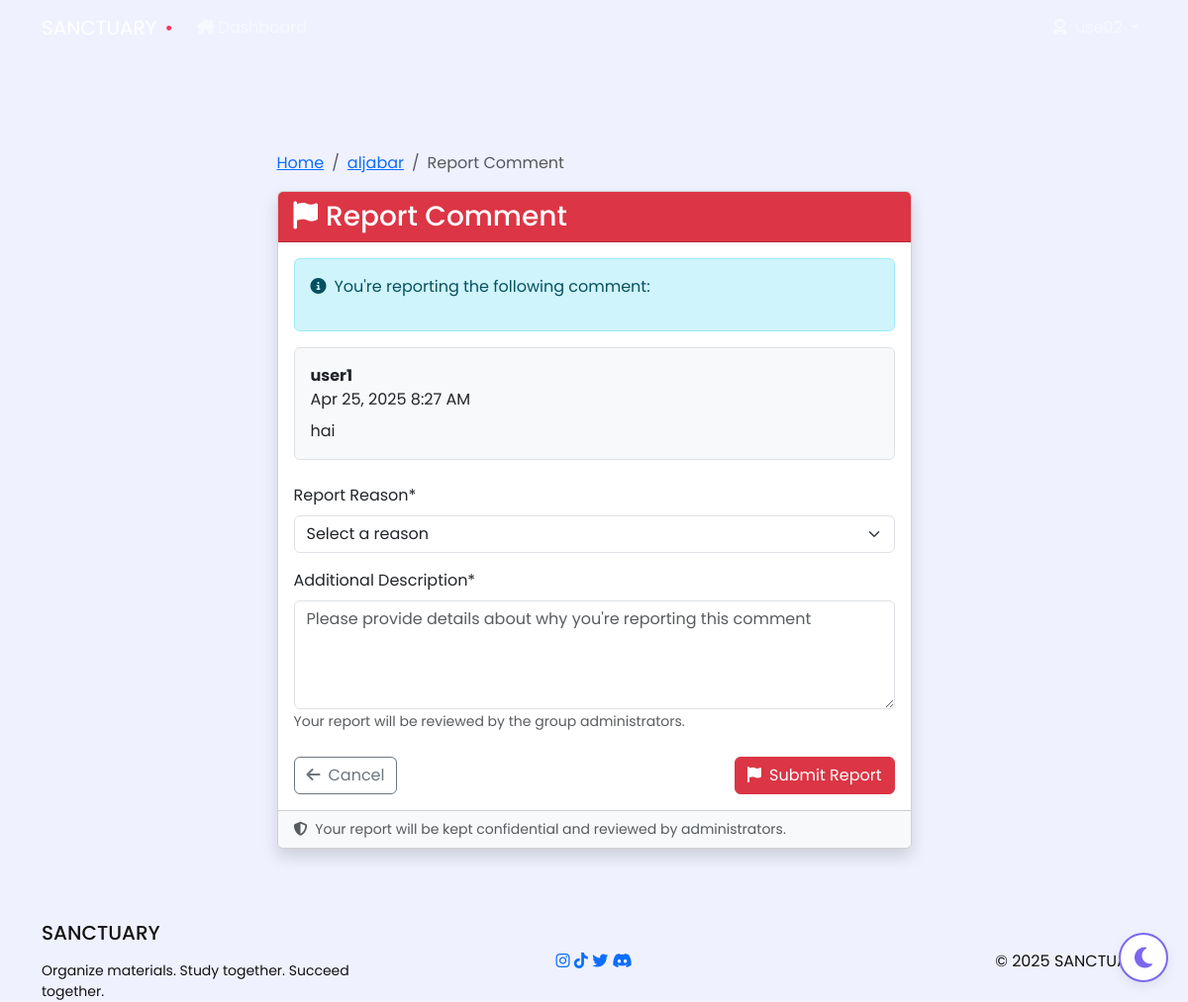
/comment/2/report/ (signed in), run on the app's committed database.
### core/models.py (models this page shows, shortened)
class FileInteraction(models.Model):
    INTERACTION_CHOICES = (
        ('view', 'View'),
        ('download', 'Download'),
        ('comment', 'Comment'),
    )
    user = models.ForeignKey(User, on_delete=models.CASCADE, related_name='file_interactions')
    file = models.ForeignKey(LearningFile, on_delete=models.CASCADE, related_name='interactions')
    interaction_type = models.CharField(max_length=20, choices=INTERACTION_CHOICES)
    content = models.TextField(blank=True, null=True)  # For comments
    created_at = models.DateTimeField(auto_now_add=True)

class LearningFile(models.Model):
    FILE_TYPE_CHOICES = (
        ('image', 'Image'),
        ('pdf', 'PDF'),
        ('code', 'Code'),
        ('document', 'Document'),
        ('video', 'Video'),
        ('audio', 'Audio'),
        ('other', 'Other'),
    )
    title = models.CharField(max_length=100)
    description = models.TextField(blank=True, null=True)
    file = models.FileField(upload_to=get_hashed_filename)
    file_type = models.CharField(max_length=20, choices=FILE_TYPE_CHOICES, default='other')
    topic = models.ForeignKey(Topic, on_delete=models.CASCADE, related_name='files')
    course = models.ForeignKey(Course, on_delete=models.CASCADE, related_name='files')
    uploaded_by = models.ForeignKey(User, on_delete=models.CASCADE, related_name='uploaded_files')
    created_at = models.DateTimeField(auto_now_add=True)
    updated_at = models.DateTimeField(auto_now=True)
    share_token = models.CharField(max_length=32, null=True, blank=True)
    views_count = models.PositiveIntegerField(default=0)
    downloads_count = models.PositiveIntegerField(default=0)

class Topic(models.Model):
    topic_name = models.CharField(max_length=100)
    course = models.ForeignKey(Course, on_delete=models.CASCADE, related_name='topics')
    created_by = models.ForeignKey(User, on_delete=models.CASCADE, related_name='created_topics')
    created_at = models.DateTimeField(auto_now_add=True)
    updated_at = models.DateTimeField(auto_now=True)

class User(AbstractUser):
    ROLE_CHOICES = (
        ('super_admin', 'Super Admin'),
        ('admin', 'Admin'),
        ('user', 'User'),
    )
    role = models.CharField(max_length=20, choices=ROLE_CHOICES, default='user')
    profile_photo = models.ImageField(upload_to='profile_photos/', null=True, blank=True)
    def is_super_admin(self):
        return self.role == 'super_admin'

### core/views.py (the view, shortened to what this page needs)
# urls.py: path('comment/<int:comment_id>/report/', views.report_comment, name='report_comment'),
@login_required
def report_comment(request, comment_id):
    comment = get_object_or_404(FileInteraction, id=comment_id, interaction_type='comment')
    if not (request.user.is_super_admin() or
            request.user.study_groups.filter(id=comment.file.course.group.id).exists()):
        return HttpResponseForbidden("You don't have permission to report this comment.")
    return render(request, 'core/report_comment.html', {'comment': comment})

### core/templates/core/report_comment.html (shortened to what this page needs)
{% extends 'base/base.html' %}
{% block content %}
<div class="container py-5">
    <div class="row justify-content-center">
        <div class="col-lg-7">
            <nav aria-label="breadcrumb">
                <ol class="breadcrumb">
                    <li class="breadcrumb-item"><a href="{% url 'home' %}">Home</a></li>
                    <li class="breadcrumb-item"><a href="{% url 'topic_detail' topic_id=comment.file.topic.id %}">{{ comment.file.topic.topic_name }}</a></li>
                    <li class="breadcrumb-item active" aria-current="page">Report Comment</li>
                </ol>
            </nav>
            <div class="card shadow">
                <div class="card-header bg-danger text-white">
                    <h3 class="mb-0"><i class="fas fa-flag me-2"></i>Report Comment</h3>
                </div>
                <div class="card-body">
                    <div class="alert alert-info">
                        <p><i class="fas fa-info-circle me-2"></i>You're reporting the following comment:</p>
                    </div>
                    <div class="comment mb-4 p-3 border rounded bg-light">
                        <div class="comment-header">
                            <div class="comment-author">
                                <strong>{{ comment.user.get_full_name|default:comment.user.username }}</strong>
                            </div>
                            <div class="comment-date">
                                {{ comment.created_at|date:"M d, Y g:i A" }}
                            </div>
                        </div>
                        <div class="comment-text mt-2">
                            {{ comment.content }}
                        </div>
                    </div>
                    <form method="POST">
                        <div class="mb-3">
                            <label for="report_type" class="form-label">Report Reason*</label>
                            <select class="form-select" id="report_type" name="report_type" required>
                                <option value="" selected disabled>Select a reason</option>
                            </select>
                        </div>
                        <div class="mb-4">
                            <label for="description" class="form-label">Additional Description*</label>
                            <textarea class="form-control" id="description" name="description" rows="4" placeholder="Please provide details about why you're reporting this comment" required></textarea>
                            <small class="form-text text-muted">Your report will be reviewed by the group administrators.</small>
                        </div>
                        <div class="d-flex justify-content-between">
                            <a href="{% url 'topic_detail' topic_id=comment.file.topic.id %}" class="btn btn-outline-secondary">
                                <i class="fas fa-arrow-left me-2"></i>Cancel
                            </a>
                            <button type="submit" class="btn btn-danger">
                                <i class="fas fa-flag me-2"></i>Submit Report
                            </button>
                        </div>
                    </form>
                </div>
                <div class="card-footer bg-light">
                    <div class="text-muted small">
                        <i class="fas fa-shield-alt me-1"></i> Your report will be kept confidential and reviewed by administrators.
                    </div>
                </div>
            </div>
        </div>
    </div>
</div>
{% endblock %}

### core/templates/base/base.html (style rules this page uses)
:root { --primary-color: #7B68EE; --primary-dark: #6A5ACD; --secondary-color: #00D1FF; --accent-color: #FF3366; --success-color: #00E676; --warning-color: #FFEA00; --dark-color: #121212; --light-color: #F8F9FA; --border-radius-sm: 8px; --border-radius: 12px; --border-radius-lg: 20px; --box-shadow: 0 4px 12px rgba(0, 0, 0, 0.08); --transition-speed: 0.3s; --bg-color: #F0F1FF; --text-color: #121212; --card-bg: #ffffff; --navbar-gradient: linear-gradient(135deg, var(--primary-color) 0%, var(--primary-dark) 100%); --footer-gradient: linear-gradient(135deg, rgba(123, 104, 238, 0.1) 0%, rgba(0, 209, 255, 0.05) 100%); --card-shadow: 0 4px 12px rgba(0, 0, 0, 0.08); --border-color: #EAEAEA; --form-bg: #ffffff; }
body { min-height: 100vh; display: flex; flex-direction: column; font-family: 'Poppins', sans-serif; background-color: var(--bg-color); color: var(--text-color); transition: background-color var(--transition-speed) ease, color var(--transition-speed) ease; overflow-x: hidden; }
.card, .btn, .nav-link, .form-control { transition: background-color 0.2s ease, color 0.2s ease; }

### data on the page
FileInteraction: file.topic.topic_name "aljabar", user.get_full_name "user1", created_at "Apr 25, 2025 8:27 AM", content "hai"
